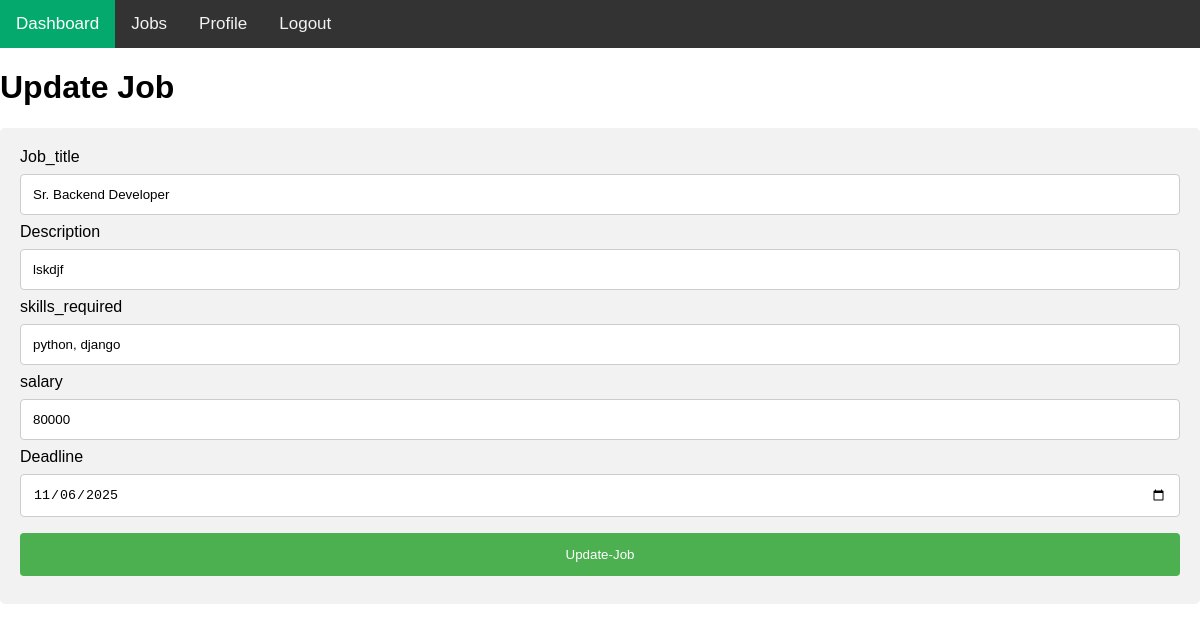
The page /update-job/1/ on the database its author committed.
### job_portal_app/models.py (models this page shows)
class JobPostModel(models.Model):
    posted_by = models.ForeignKey(EmployerModel, on_delete=models.CASCADE, related_name='employeer_job', null=True)
    job_title = models.CharField(max_length=255, null=True)
    description = models.CharField(max_length=255, null=True)
    skills_required = models.CharField(max_length=255, null=True)
    salary = models.IntegerField(null=True)
    deadline = models.DateField(null=True)
    posted_date = models.DateField(auto_now_add=True, null=True)

### job_portal_app/views.py (the view, shortened to what this page needs)
# urls.py: path('update-job/<int:job_id>/',update_job, name='update_job'),
def update_job(request, job_id):
    job_data = JobPostModel.objects.get(id = job_id)
    context = {
        'job_data': job_data
    }
    return render(request, 'jobs/update-job.html',context)

### job_portal_app/templates/jobs/update-job.html (shortened to what this page needs)
{% extends 'master/base.html' %}
{% block content %}
<h1>Update Job</h1>
<form action="" method="POST">
    <label for="fname">Job_title </label>
    <input type="text" id="fname" value="{{job_data.job_title}}" name="job_title"placeholder="Your job_title..">
    <label for="fname">Description </label>
    <input type="text" id="fname" value="{{job_data.description}}" name="description"placeholder="Your description..">
    <label for="fname">skills_required </label>
    <input type="text" id="fname" value="{{job_data.skills_required}}" name="skills_required"placeholder="Your skills_required..">
    <label for="fname">salary </label>
    <input type="text" id="fname" value="{{job_data.salary}}" name="salary"placeholder="Your salary..">
    <label for="fname">Deadline </label>
    <input type="date" id="fname" value="{{job_data.deadline|date:'Y-m-d'}}" name="deadline">
  <input type="submit" value="Update-Job">
</form>
{% endblock content %}

### job_portal_app/templates/master/base.html (style rules this page uses)
body { margin: 0; font-family: Arial, Helvetica, sans-serif; }
form { border-radius: 5px; background-color: #f2f2f2; padding: 20px; }
label { display: block; }
input, select { width: 100%; padding: 12px; margin: 8px 0; display: inline-block; border: 1px solid #ccc; border-radius: 4px; box-sizing: border-box; }
input[type=submit] { width: 100%; background-color: #4CAF50; color: white; padding: 14px; margin: 8px 0; border: none; border-radius: 4px; cursor: pointer; }

### rows shown on the page
JobPostModel: job_title "Sr. Backend Developer", description "lskdjf", skills_required "python, django", salary "80000", deadline "11/06/2025"
